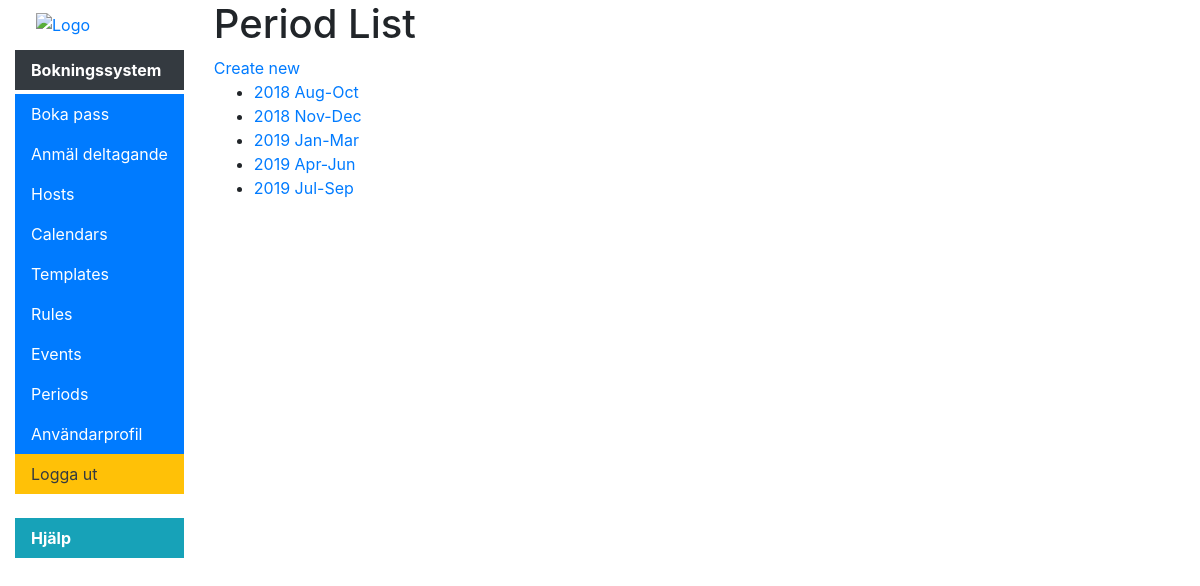
Page /scheduler/periods (signed in) on the committed database.
### scheduler/models.py (models this page shows, shortened)
class SchedulingPeriod(models.Model):
    start = models.DateField(help_text="Start of period", db_index=True)
    end = models.DateField(help_text="End of period", db_index=True)
    num_required_events = models.IntegerField(default = 6, help_text="Number of events a host should have in this period")
    participant_key_string = ParticipantKeyField(default = "", help_text="A string representing the events a host is required to be a participant to in this period", max_length=10)
    @property
    def name(self):
        return self.start.strftime('%Y %b') + "-" + self.end.strftime('%b')
    def get_absolute_url(self):
        return reverse('period-detail', args=[str(self.id)])

### scheduler/views.py (the view)
# urls.py: path('periods', views.PeriodListView.as_view(), name='periods'),
class PeriodListView(UserIsStaffMixin, generic.ListView):
    model = SchedulingPeriod

### scheduler/context_processors.py (called while the page is built)
def extra_menu_processor(request):
    extra = {}
    if hasattr(settings, "MENU_TITLE"):
    	extra['menu_title'] = settings.MENU_TITLE
    if hasattr(settings, "LOGO_PATH"):
        extra['logo_path'] = settings.LOGO_PATH
    if hasattr(settings, "MENU_EXTRA"):
        extra['menu_extra'] = settings.MENU_EXTRA
    return extra

### scheduler/views.py (called while the page is built)
    def test_func(self):
        return self.request.user.is_staff

### scheduler/templates/scheduler/schedulingperiod_list.html (shortened to what this page needs)
{% extends "base_generic.html" %}
{% block content %}
    <h1>Period List</h1>
    <a href="{% url 'period-create' %}">Create new</a>
    {% if schedulingperiod_list %}
    <ul>
      {% for period in schedulingperiod_list %}
      <li>
        <a href="{{ period.get_absolute_url }}">{{ period.name }}</a>
      </li>
      {% endfor %}
    </ul>
    {% else %}
      <p>No Periods have been created.</p>
    {% endif %}
{% endblock %}

### rows in the picture
SchedulingPeriod: name "2018 Aug-Oct"
SchedulingPeriod: name "2018 Nov-Dec"
SchedulingPeriod: name "2019 Jan-Mar"
SchedulingPeriod: name "2019 Apr-Jun"
SchedulingPeriod: name "2019 Jul-Sep"

### other values in the picture
{{ menu_title }} "Bokningssystem"
{{ menu_item.name }} "Hjälp"
